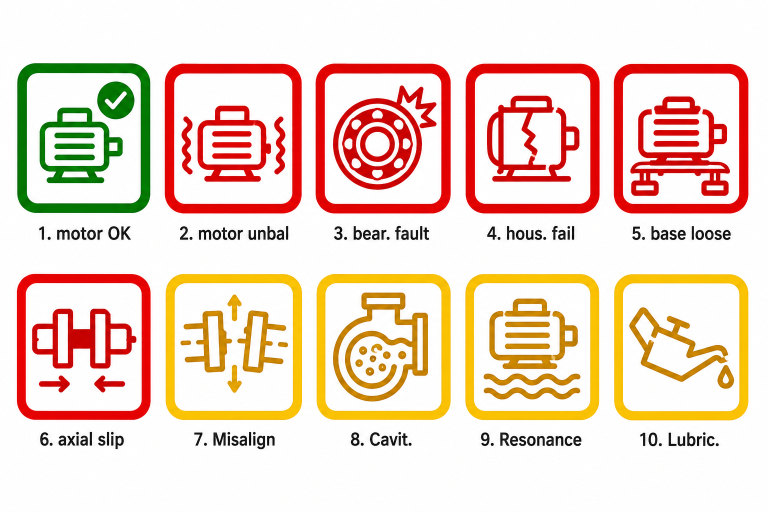
#> input picture M5_PDM_PLOT/ChatGPT.png, 1536 x 1024 px, found by its file name (shown at 1/2 size)
$ python convert_icons.py
#> lines starting #> are read from the running program, lines starting #| are printed output that depends on the picture
from PIL import Image, ImageChops

def color_to_rgb565(r, g, b):
    return ((r & 0xF8) << 8) | ((g & 0xFC) << 3) | (b >> 3)

DARK_BG = (30, 30, 30) # Dark grey

def trim_and_center_dark(img, target_size=50):
    # Convert to RGB if not already
    img = img.convert('RGB')

    # Find bounding box of content (not white)
    bg_white = Image.new('RGB', img.size, (255, 255, 255))
    diff = ImageChops.difference(img, bg_white)
    bbox = diff.getbbox()
    if not bbox:
        return Image.new("RGB", (target_size, target_size), DARK_BG)

    # Crop to content
    cropped = img.crop(bbox)

    # Resize keeping aspect ratio
    w, h = cropped.size
    ratio = min(target_size / w, target_size / h)
    new_w = int(w * ratio)
    new_h = int(h * ratio)
    resized = cropped.resize((new_w, new_h), Image.LANCZOS)

    # Create new DARK background and paste centered
    # We also need to replace the remaining white in 'resized' with DARK_BG
    # A simple way is to use a mask or just iterate pixels

    final = Image.new("RGB", (target_size, target_size), DARK_BG)

    # Iterate through resized image and replace "mostly white" with DARK_BG
    # and "mostly non-white" with its color.
    # To avoid artifacts, we can just paste it and then replace white in the final image
    offset = ((target_size - new_w) // 2, (target_size - new_h) // 2)
    final.paste(resized, offset)

    pixels = final.load()
    for y in range(target_size):
        for x in range(target_size):
            r, g, b = pixels[x, y]
            # If it's very bright (near white), make it dark bg
            if r > 240 and g > 240 and b > 240:
                pixels[x, y] = DARK_BG

    return final

img = Image.open('C:/Users/cyroa/OneDrive/Documents/project/M5_PDM_PLOT/ChatGPT.png').convert('RGB')
#> img is the input picture: PIL image 1536x1024 RGB; mean R, G, B 240, 215.4, 200.3
w, h = img.size
#> w = 1536; h = 1024

cols = 5
rows = 2
dw = w // cols
#> dw = 307
dh = h // rows
#> dh = 512

icons_data = []

for r in range(rows):
    for c in range(cols):
        left = c * dw
        top = r * dh
        right = left + dw
        bottom = top + dh

        region = img.crop((left, top, right, bottom))

        # Crop the box part
        inner_padding_w = dw // 12
        inner_padding_h = dh // 12
        icon_box = region.crop((inner_padding_w, inner_padding_h, dw - inner_padding_w, dh - dh // 4))

        # Clean up and resize for dark theme
        refined = trim_and_center_dark(icon_box, 50)

        data = []
        for y in range(50):
            for x in range(50):
                pixel = refined.getpixel((x, y))
                data.append(color_to_rgb565(*pixel))
        icons_data.append(data)
#> this loop made 2 passes
#> pass 1, in trim_and_center_dark, `img = img.convert('RGB')`:
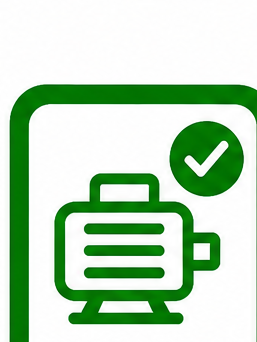
#> img: PIL image 257x342 RGB; mean R, G, B 185.6, 216, 185.5
#> pass 1, in trim_and_center_dark, `diff = ImageChops.difference(img, bg_white)`:
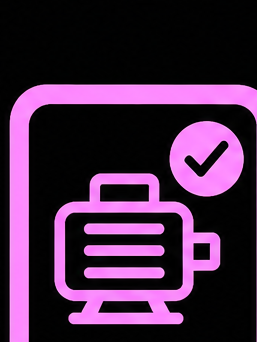
#> diff: PIL image 257x342 RGB; mean R, G, B 69.4, 39, 69.5
#> pass 1, in trim_and_center_dark, `resized = cropped.resize((new_w, new_h), Image.LANCZOS)`:
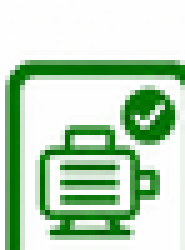
#> resized: PIL image 37x50 RGB (shown 5 times larger); mean R, G, B 185.2, 215, 185.3
#> after the loop:
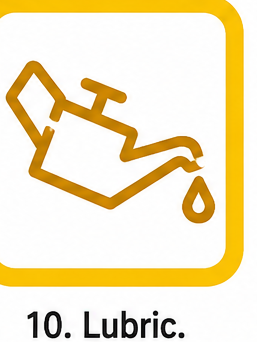
#> icon_box: PIL image 257x342 RGB; mean R, G, B 244, 230.2, 193.2
#> after the loop, icons_data = 10 items

with open('icons.h', 'w') as f:
    f.write('const uint16_t icons[10][2500] = {\n')
    for icon in icons_data:
        f.write('  {')
        f.write(','.join(hex(d) for d in icon))
        f.write('},\n')
#> this loop made 10 passes
    f.write('};\n')

print("Dark theme icons.h generated from ChatGPT.png")

$ run again, with M5_PDM_PLOT/chat.png copied over M5_PDM_PLOT/ChatGPT.png
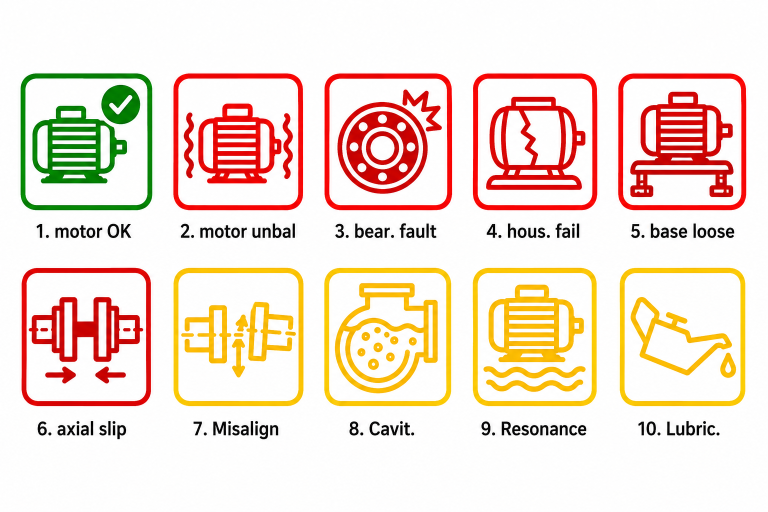
#> input picture M5_PDM_PLOT/chat.png, 1536 x 1024 px, found by its file name (shown at 1/2 size)
#> img is the input picture: PIL image 1536x1024 RGB; mean R, G, B 243.5, 224.4, 211.3
#> the loop `for r in range(rows):` made 2 passes
#> pass 1, in trim_and_center_dark, `diff = ImageChops.difference(img, bg_white)`:
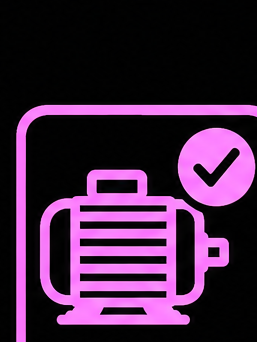
#> diff: PIL image 257x342 RGB; mean R, G, B 66.1, 34.7, 66.3
#> after the loop `for r in range(rows):`:
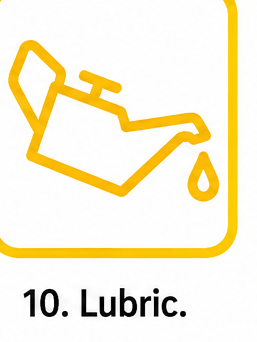
#> icon_box: PIL image 257x342 RGB; mean R, G, B 249, 240.7, 214.5
#> after the loop `for r in range(rows):`: icons_data = 10 items
#> the loop `for icon in icons_data:` made 10 passes
